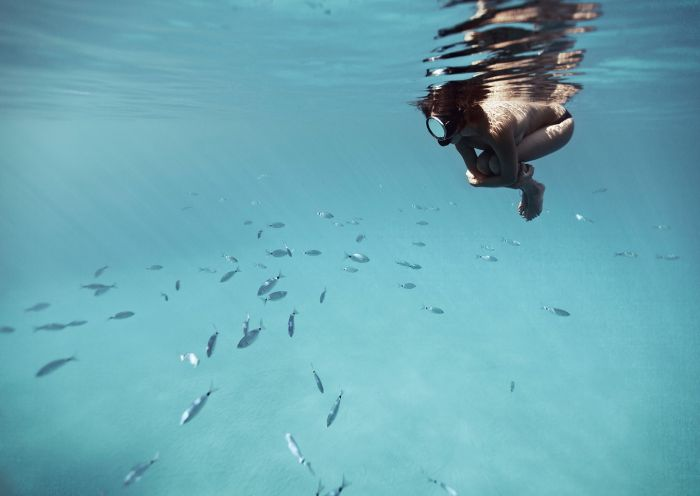
#> input picture datasets/uieb/train/raw/108_img_.png, 700 x 496 px
$ python -i clahe.py   (imports and definitions only)
#> lines starting #> are read from the running program, lines starting #| are printed output that depends on the picture
#> further down, picture is the input picture: shape (496, 700, 3); mean B, G, R 180.7, 169, 106.3
# baselines/clahe.py
import numpy as np
import cv2

def clahe_lab_bgr(img_bgr: np.ndarray, clip_limit: float = 2.0, tile_grid_size=(8, 8),) -> np.ndarray:
    """
    CLAHE applied to L channel in LAB color space. - Lightness (black-white), red-green, blue-yellow
    Input/Output: uint8 BGR image.

    Enhances local contrast, which can help bring out details in underwater images.
    Split image into tiles and apply histogram equalization to each tile.

    Makes edges more visible
    Recovers details in murky regions
    Improves feature detection

    Can amplify noise
    """
#> called with clip_limit = 2, tile_grid_size = (8, 8)
    lab = cv2.cvtColor(img_bgr, cv2.COLOR_BGR2LAB)
#> lab: shape (496, 700, 3); mean of channels 0, 1, 2 166.8, 111.3, 115.7
    l, a, b = cv2.split(lab)
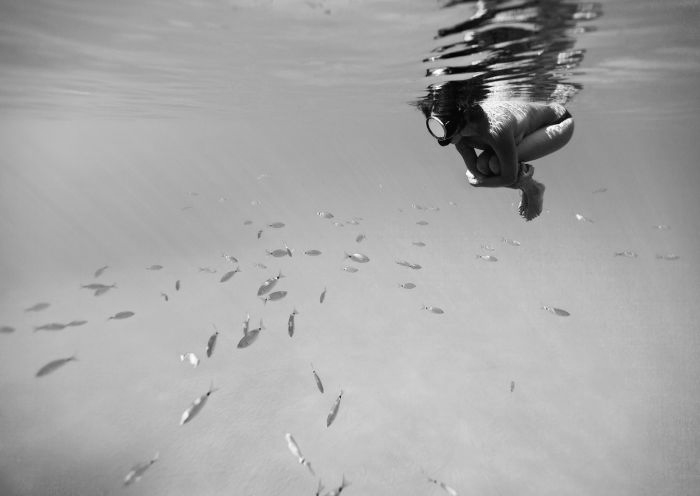
#> l: shape (496, 700); min 0, max 255, mean 166.8
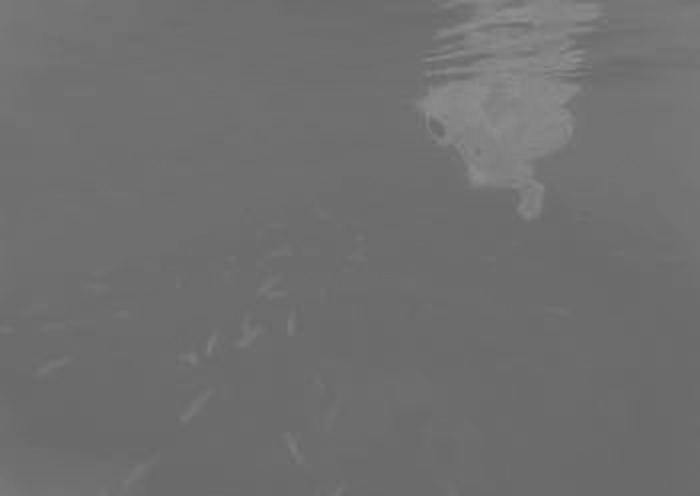
#> a: shape (496, 700); min 104, max 143, mean 111.3

    clahe = cv2.createCLAHE(
        clipLimit=clip_limit,
        tileGridSize=tile_grid_size,
    )
    l2 = clahe.apply(l)
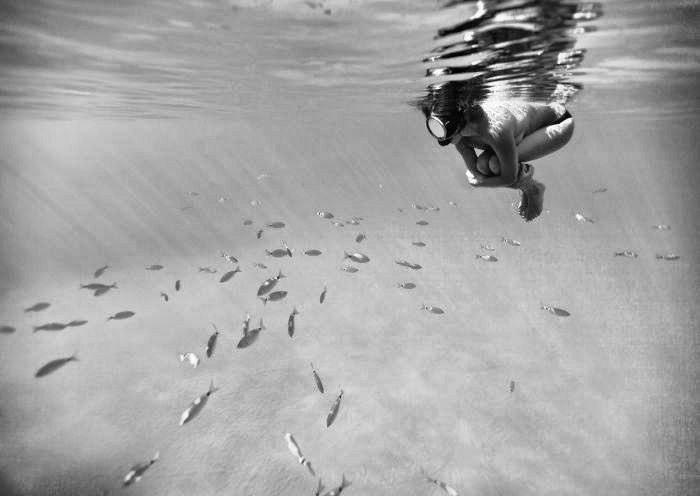
#> l2: shape (496, 700); min 0, max 255, mean 165.4

    lab2 = cv2.merge([l2, a, b])
#> lab2: shape (496, 700, 3); mean of channels 0, 1, 2 165.4, 111.3, 115.7
    return cv2.cvtColor(lab2, cv2.COLOR_LAB2BGR)
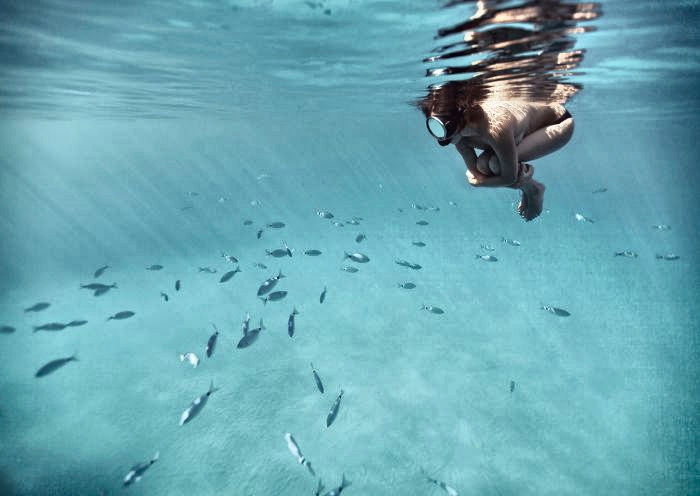
#> returned value: shape (496, 700, 3); mean B, G, R 179.4, 167.7, 104.7

>>> import cv2
>>> picture = cv2.imread('../datasets/uieb/train/raw/108_img_.png')
>>> result = clahe_lab_bgr(picture)

$ run again, on datasets/uieb/train/raw/114_img_.png
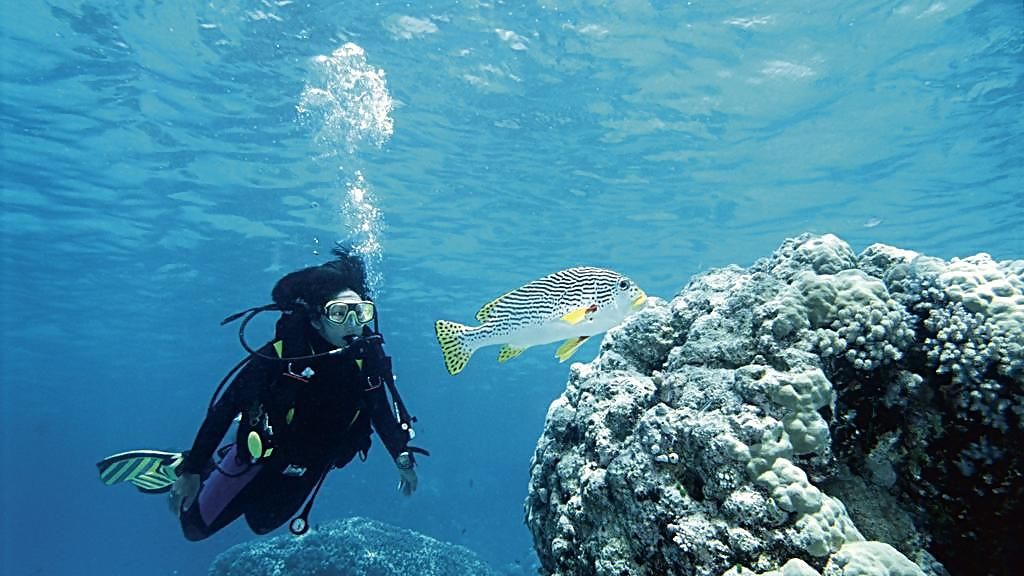
#> input picture datasets/uieb/train/raw/114_img_.png, 1024 x 576 px
#> picture is the input picture: shape (576, 1024, 3); mean B, G, R 161.3, 135.3, 69.5
#> lab: shape (576, 1024, 3); mean of channels 0, 1, 2 134.2, 116.6, 108.2
#> in clahe_lab_bgr, `l2 = clahe.apply(l)`:
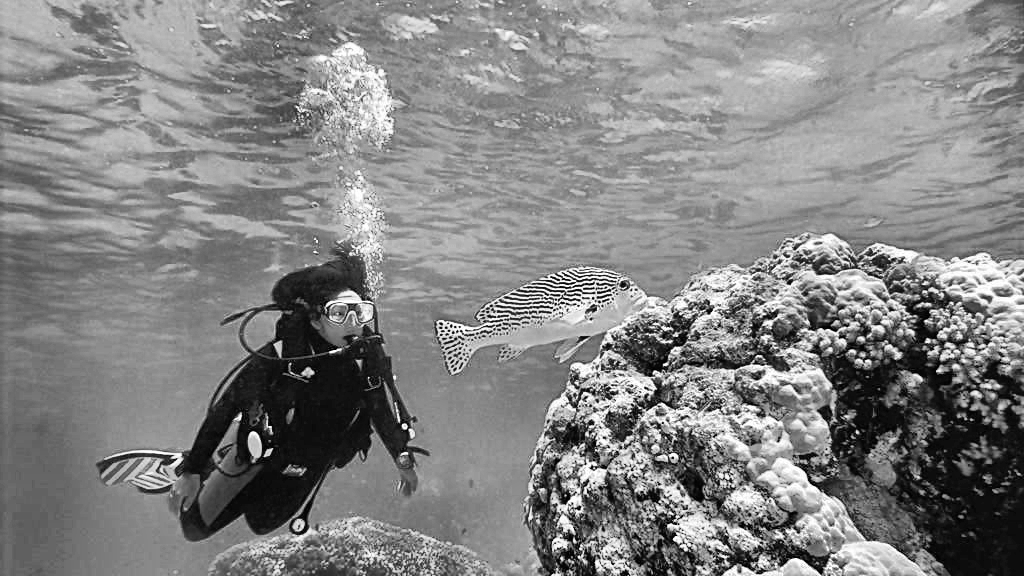
#> l2: shape (576, 1024); min 0, max 255, mean 131.5
#> lab2: shape (576, 1024, 3); mean of channels 0, 1, 2 131.5, 116.6, 108.2
#> in clahe_lab_bgr, `return cv2.cvtColor(lab2, cv2.COLOR_LAB2BGR)`:
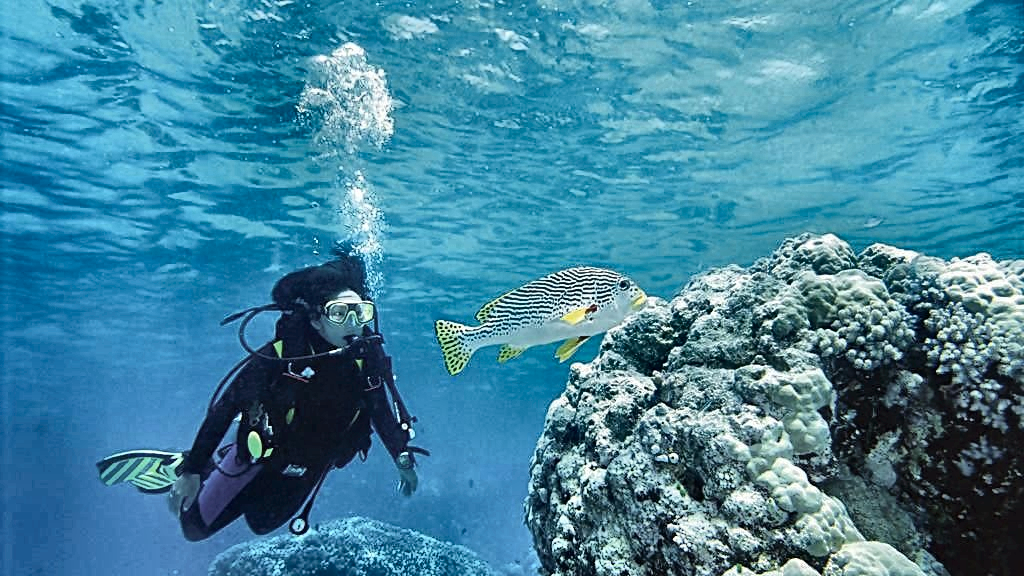
#> returned value: shape (576, 1024, 3); mean B, G, R 158.3, 132.5, 64.9

$ run again, on datasets/uieb/train/raw/130_img_.png
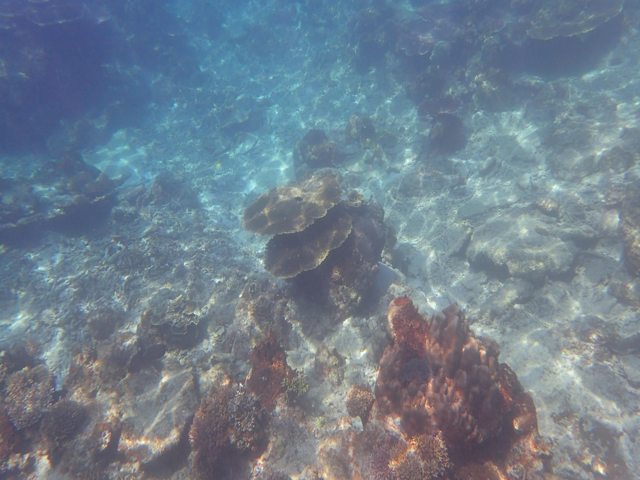
#> input picture datasets/uieb/train/raw/130_img_.png, 640 x 480 px
#> picture is the input picture: shape (480, 640, 3); mean B, G, R 141.3, 127.2, 111.8
#> lab: shape (480, 640, 3); mean of channels 0, 1, 2 133.9, 126.5, 118.6
#> in clahe_lab_bgr, `l2 = clahe.apply(l)`:
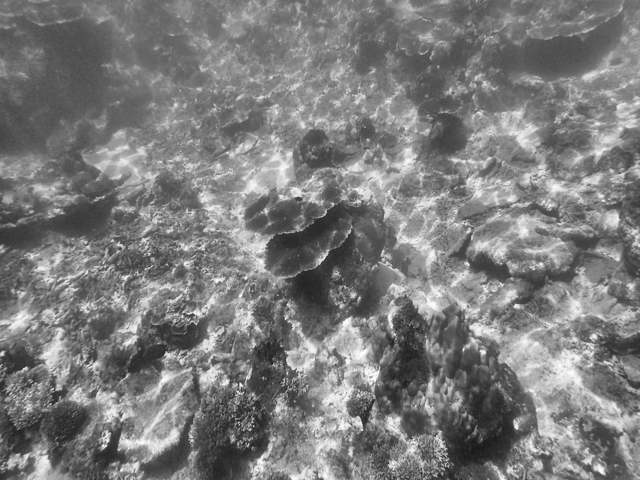
#> l2: shape (480, 640); min 25, max 255, mean 123.6
#> lab2: shape (480, 640, 3); mean of channels 0, 1, 2 123.6, 126.5, 118.6
#> in clahe_lab_bgr, `return cv2.cvtColor(lab2, cv2.COLOR_LAB2BGR)`:
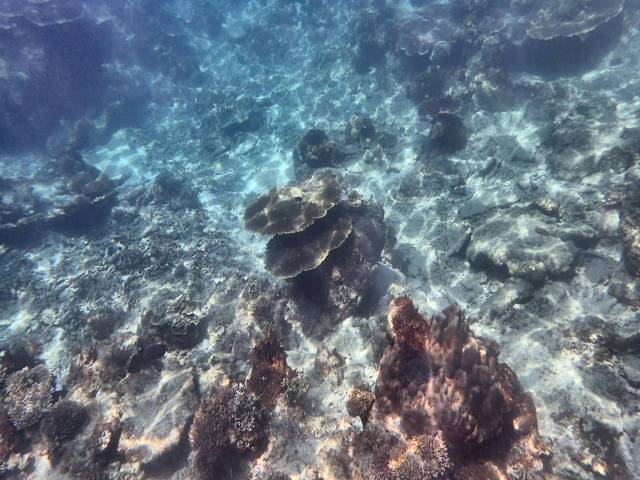
#> returned value: shape (480, 640, 3); mean B, G, R 131.7, 118, 102.4

$ run again, on datasets/uieb/train/raw/146_img_.png
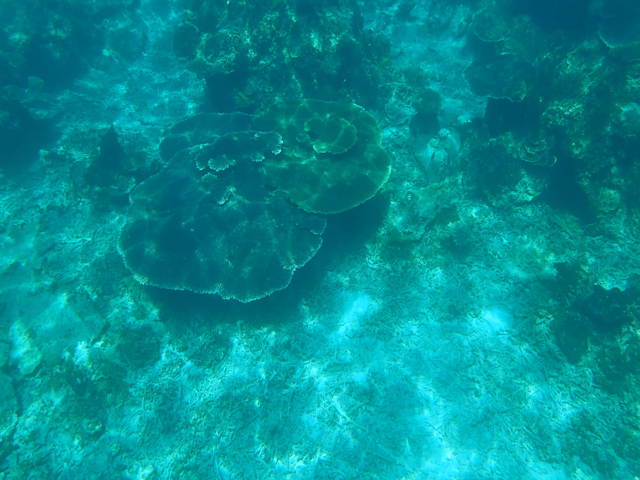
#> input picture datasets/uieb/train/raw/146_img_.png, 640 x 480 px
#> picture is the input picture: shape (480, 640, 3); mean B, G, R 145.8, 140.6, 3
#> lab: shape (480, 640, 3); mean of channels 0, 1, 2 134.5, 99.2, 116.1
#> in clahe_lab_bgr, `l2 = clahe.apply(l)`:
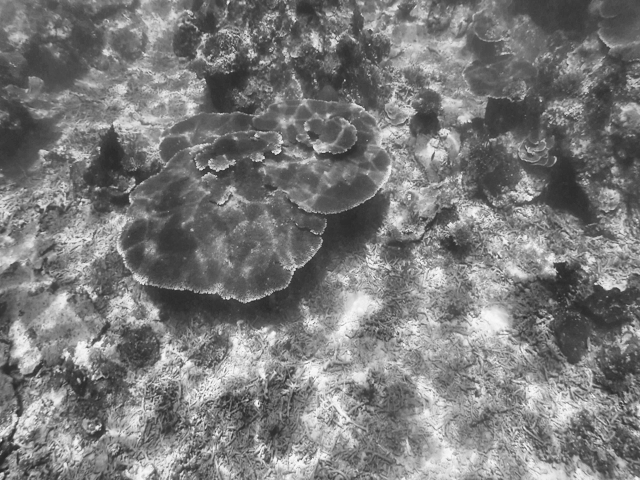
#> l2: shape (480, 640); min 38, max 249, mean 122.6
#> lab2: shape (480, 640, 3); mean of channels 0, 1, 2 122.6, 99.2, 116.1
#> in clahe_lab_bgr, `return cv2.cvtColor(lab2, cv2.COLOR_LAB2BGR)`:
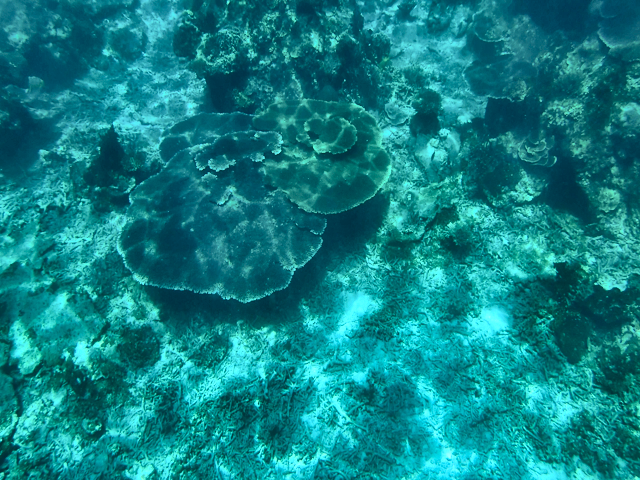
#> returned value: shape (480, 640, 3); mean B, G, R 134.4, 129.4, 13.6
